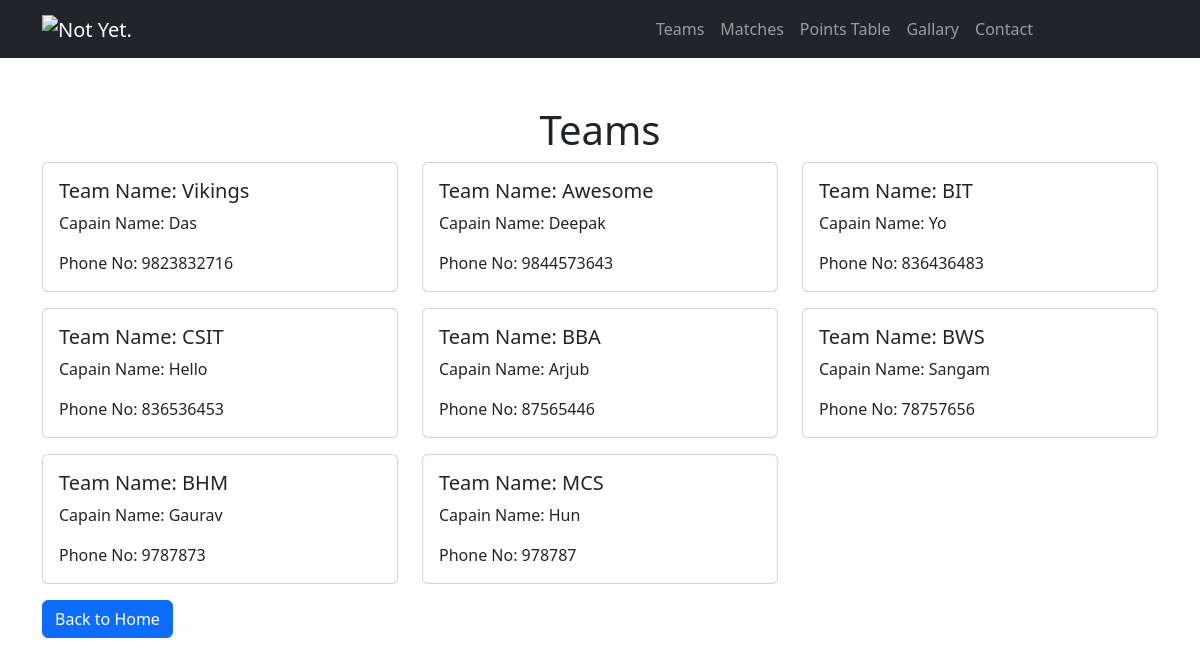
Screenshot of /teams/ with the database file from the repository.
### tournaments/models.py (models this page shows, shortened)
class Team(models.Model):
    name = models.CharField(max_length=100)
    captain_name = models.CharField(max_length=100)
    captain_phone_number = models.CharField(max_length=15)
    points = models.IntegerField(default=0)

### tournaments/views.py (the view)
# urls.py: path('teams/', views.teams),
def teams(request):
    teams = Team.objects.all()
    return render(request, 'teams.html', {'teams': teams})

### tournaments/templates/teams.html
{% extends 'base.html' %}
{% block content %}
{% load static %}
<div class="container mt-5">
    <h1 class="text-center">Teams</h1>
    <div class="row">
        {% for team in teams %}
        <div class="col-md-4">
            <div class="card mb-3">
                <div class="card-body">
                    <h5 class="card-title">Team Name: {{ team.name | capfirst}}</h5>
                    <p class="card-text">Capain Name: {{ team.captain_name | capfirst}}</p>
                    <p class="card-text">Phone No: {{ team.captain_phone_number }}</p>
                </div>
            </div>
        </div>
        {% endfor %}
    </div>
    <a class="btn btn-primary" href="/">Back to Home</a>
</div>
{% endblock %}

### rows the page displays
Team: name "Vikings", captain_name "Das", captain_phone_number "9823832716"
Team: name "Awesome", captain_name "Deepak", captain_phone_number "9844573643"
Team: name "BIT", captain_name "Yo", captain_phone_number "836436483"
Team: name "CSIT", captain_name "Hello", captain_phone_number "836536453"
Team: name "BBA", captain_name "Arjub", captain_phone_number "87565446"
Team: name "BWS", captain_name "Sangam", captain_phone_number "78757656"
Team: name "BHM", captain_name "Gaurav", captain_phone_number "9787873"
Team: name "MCS", captain_name "Hun", captain_phone_number "978787"
